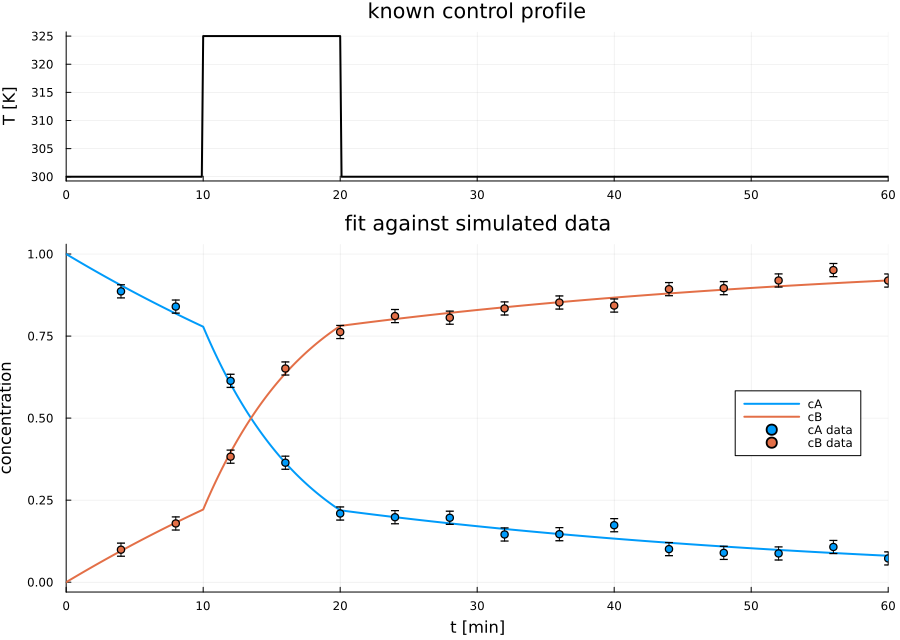

This chart was generated by the following Julia code:
# Transient parameter estimation under a known control profile
#
#   min_p  sum_m 0.5 ((z_v(t_m) - y_vm)/sd)^2
#   s.t.   cA' = -k(u) cA
#          cB' =  k(u) cA
#          k(T) = exp(p1 - p2 (Tref/T - 1)),  p1 = log k(Tref),  p2 = Ea/(R Tref)
#          (cA, cB)(0) = (cA0, 0)
#
# A -> B in a batch reactor under a known temperature program: a classic pulse experiment, a base
# temperature with one rectangular pulse. u is data rather than a variable, so the iterator is
# written out over (i, k) and carries the profile of interval i in the row, with the sign that
# tells the two states apart. The mesh is the measurement times rather than a uniform grid.

ENV["GKSwstype"] = "100"

using ExaModels
using ExaModelsCollocation
using MadNLP
using Plots

# ----- Problem data -----

const CA, CB = 1, 2
const CA0, TEND, TREF, SD = 1.0, 60.0, 310.0, 0.02

const TBASE, TPULSE, TON, TOFF = 300.0, 325.0, 10.0, 20.0

# p = (log k(Tref), Ea/(R Tref)), the values the data was simulated at
const PTRUE = [log(0.05), 6000.0 / TREF]

# Simulated data: time, cA, cB, each with Gaussian noise of standard deviation SD
const MEAS = [
     4.0   0.8863   0.0990
     8.0   0.8399   0.1790
    12.0   0.6136   0.3825
    16.0   0.3641   0.6512
    20.0   0.2093   0.7624
    24.0   0.1980   0.8109
    28.0   0.1963   0.8060
    32.0   0.1454   0.8342
    36.0   0.1463   0.8523
    40.0   0.1736   0.8430
    44.0   0.1008   0.8930
    48.0   0.0894   0.8960
    52.0   0.0876   0.9194
    56.0   0.1073   0.9511
    60.0   0.0724   0.9192
]

# ----- Create ExaModel -----

# Control profile u(t)
u_profile(t) = TON <= t <= TOFF ? TPULSE : TBASE

function examodel_transient_pe(p0 = [log(0.02), 12.0]; K = 4)
    # Mesh: the horizon ends, the measurement times, and the two pulse edges
    nodes = sort(union([0.0, TEND], MEAS[:, 1], [TON, TOFF]))
    N = length(nodes) - 1

    # Create CollocationExaCore
    core = CollocationExaCore(nodes, K)

    # Create CollocationVariable
    @add_var_collocation(core, z, 1:2; start = CA0 / 2) # z1, z2 = (cA, cB)

    # Create variables (unknown kinetic parameters)
    @add_var(core, p, 1:2; 
        lvar = [log(1e-4), 0.0],
        uvar = [log(10.0), 60.0],
        start = p0
    )

    # Create iterator
    itr = [
        (v, sgn, u_profile(core.mesh.t[i, 1]), i, k)
        for (v, sgn) in [(CA, -1.0), (CB, 1.0)], i in 1:N, k in 1:K
    ]

    # Create collocation constraints
    @add_con_collocation(core, coll, z[v],
        sgn * exp(p[1] - p[2] * (TREF / u - 1)) * z[CA]
        for (v, sgn, u, i, k) in itr
    )

    # Create continuity constraints
    @add_con_continuity(core, cont, z)

    # Create initial condition constraints
    @add_con(core, ic, z[v, 1, 0] - val for (v, val) in [(CA, CA0), (CB, 0.0)])

    # Create objective function. Every sample time is a node, so it is an interval's right end
    itr_obj = [(v, findfirst(==(MEAS[m, 1]), nodes) - 1, MEAS[m, v + 1])
               for m in axes(MEAS, 1), v in 1:2]
    @add_obj(core, 0.5 * ((z[v, i, K] - ym) / SD)^2 for (v, i, ym) in itr_obj)

    return ExaModel(core)
end

# ----- Solve -----

# Create CollocationExaModel
model = examodel_transient_pe()

# Solve
result = madnlp(model; tol = 1e-8)

psol = solution(result, model.p)
println("status    = $(result.status)")
println("objective = $(result.objective)")
println("k(Tref)   = $(exp(psol[1])), simulated at $(exp(PTRUE[1]))")
println("Ea/R      = $(psol[2] * TREF), simulated at $(PTRUE[2] * TREF)")

# ----- Plot -----

tgrid = collect(range(0.0, TEND; length = 601))
zfit = permutedims(reduce(hcat, interpolate(model, result, model.z, tgrid)))

pu = plot(
    tgrid, u_profile.(tgrid);
    color = :black, linewidth = 2, legend = false, xlims = (0.0, TEND),
    ylabel = "T [K]", title = "known control profile",
)
pz = plot(
    tgrid, zfit;
    linewidth = 2, label = ["cA" "cB"], legend = :right, xlims = (0.0, TEND),
    xlabel = "t [min]", ylabel = "concentration", title = "fit against simulated data",
)
scatter!(pz, MEAS[:, 1], MEAS[:, 2:3];
    yerror = SD, markersize = 4, color = [1 2], label = ["cA data" "cB data"])

png = joinpath(@__DIR__, "transient-parameter-estimation.png")
savefig(plot(pu, pz; layout = grid(2, 1; heights = [0.3, 0.7]), size = (900, 640)), png)
println("wrote $png")
